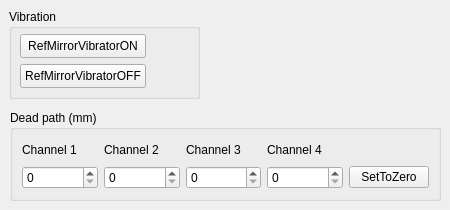
     <widget class="QWidget" name="Seite_2">
      <attribute name="title">
       <string>Misc</string>
      </attribute>
      <widget class="QGroupBox" name="gbMirror">
       <property name="geometry">
        <rect>
         <x>9</x>
         <y>9</y>
         <width>191</width>
         <height>90</height>
        </rect>
       </property>
       <property name="title">
        <string>Vibration</string>
       </property>
       <widget class="QPushButton" name="refMirrorVibratorONButton">
        <property name="geometry">
         <rect>
          <x>11</x>
          <y>25</y>
          <width>126</width>
          <height>24</height>
         </rect>
        </property>
        <property name="text">
         <string>RefMirrorVibratorON</string>
        </property>
       </widget>
       <widget class="QPushButton" name="refMirrorVibratorOFFButton">
        <property name="geometry">
         <rect>
          <x>11</x>
          <y>55</y>
          <width>126</width>
          <height>24</height>
         </rect>
        </property>
        <property name="text">
         <string>RefMirrorVibratorOFF</string>
        </property>
       </widget>
      </widget>
      <widget class="QGroupBox" name="gbDeadPath">
       <property name="geometry">
        <rect>
         <x>10</x>
         <y>110</y>
         <width>431</width>
         <height>91</height>
        </rect>
       </property>
       <property name="title">
        <string>Dead path (mm)</string>
       </property>
       <layout class="QGridLayout" name="gridLayout_3">
        <item row="0" column="0">
         <widget class="QLabel" name="label_23">
          <property name="text">
           <string>Channel 1</string>
          </property>
         </widget>
        </item>
        <item row="0" column="1">
         <widget class="QLabel" name="label_24">
          <property name="text">
           <string>Channel 2</string>
          </property>
         </widget>
        </item>
        <item row="0" column="2">
         <widget class="QLabel" name="label_25">
          <property name="text">
           <string>Channel 3</string>
          </property>
         </widget>
        </item>
        <item row="0" column="3">
         <widget class="QLabel" name="label_32">
          <property name="text">
           <string>Channel 4</string>
          </property>
         </widget>
        </item>
        <item row="1" column="0">
         <widget class="QSpinBox" name="spinBoxDeadPath0">
          <property name="maximum">
           <number>100000</number>
          </property>
         </widget>
        </item>
        <item row="1" column="1">
         <widget class="QSpinBox" name="spinBoxDeadPath1">
          <property name="maximum">
           <number>100000</number>
          </property>
         </widget>
        </item>
        <item row="1" column="2">
         <widget class="QSpinBox" name="spinBoxDeadPath2">
          <property name="maximum">
           <number>100000</number>
          </property>
         </widget>
        </item>
        <item row="1" column="3">
         <widget class="QSpinBox" name="spinBoxDeadPath3">
          <property name="maximum">
           <number>100000</number>
          </property>
         </widget>
        </item>
        <item row="1" column="4">
         <widget class="QPushButton" name="setToZeroButton">
          <property name="text">
           <string>SetToZero</string>
          </property>
         </widget>
        </item>
       </layout>
      </widget>
     </widget>
